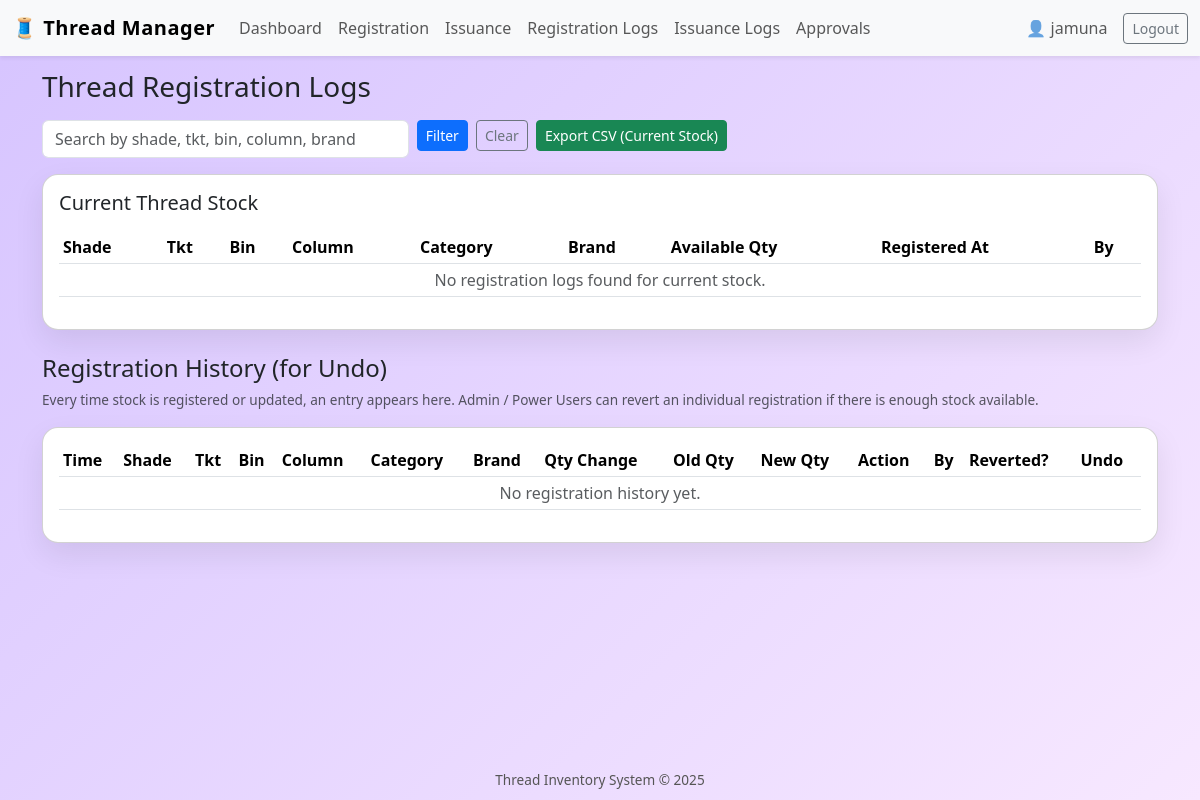
Before: /logs/registration/ (signed in) with the older database file.
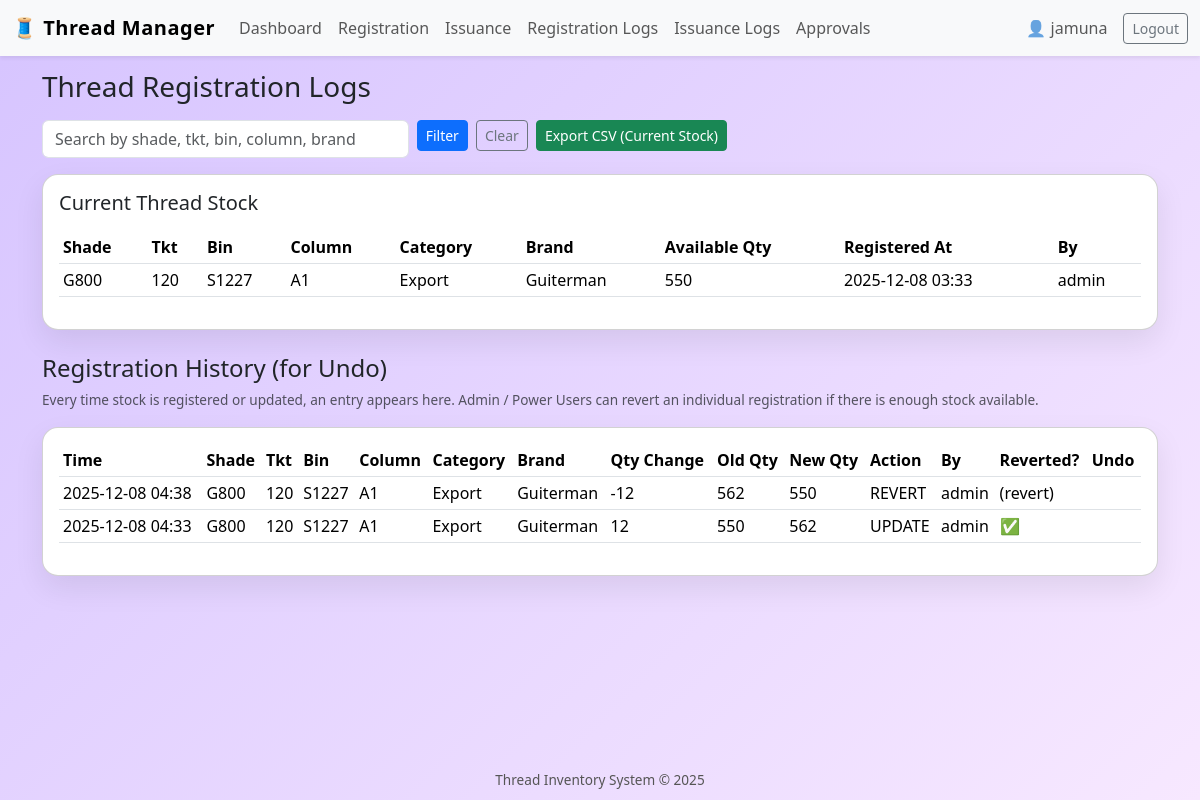
After: the same page with the newer database file.
### inventory/models.py (models this page shows, shortened)
class Thread(models.Model):
    CATEGORY_CHOICES = [
        ("DOMESTIC", "Domestic"),
        ("EXPORT", "Export"),
    ]
    registration_date = models.DateTimeField(auto_now_add=True)
    shade = models.CharField(max_length=100)
    tkt = models.CharField(max_length=100)
    bin_no = models.CharField(max_length=100)
    available_quantity = models.PositiveIntegerField()
    category = models.CharField(max_length=10, choices=CATEGORY_CHOICES)
    brand = models.CharField(max_length=100)
    column_name = models.CharField(max_length=100)
    created_by = models.ForeignKey(User, on_delete=models.SET_NULL, null=True)

class RegistrationLog(models.Model):
    ACTION_CHOICES = [
        ("CREATE", "Created new stock"),
        ("UPDATE", "Updated existing stock"),
        ("REVERT", "Reverted registration"),
    ]
    thread = models.ForeignKey(Thread, on_delete=models.CASCADE, related_name="registration_logs")
    shade = models.CharField(max_length=100)
    tkt = models.CharField(max_length=100)
    bin_no = models.CharField(max_length=100)
    column_name = models.CharField(max_length=100)
    category = models.CharField(max_length=10, choices=Thread.CATEGORY_CHOICES)
    brand = models.CharField(max_length=100)
    qty_change = models.IntegerField()
    old_quantity = models.IntegerField()
    new_quantity = models.IntegerField()
    action = models.CharField(max_length=10, choices=ACTION_CHOICES)
    is_reverted = models.BooleanField(default=False)
    reverted_from = models.ForeignKey(
        "self", null=True, blank=True, on_delete=models.SET_NULL
    )
    created_by = models.ForeignKey(User, null=True, blank=True, on_delete=models.SET_NULL)
    created_at = models.DateTimeField(auto_now_add=True)

### inventory/views.py (the view, shortened to what this page needs)
# urls.py: path("logs/registration/", views.registration_logs, name="registration_logs"),
@login_required
def registration_logs(request):
    q = request.GET.get("q", "").strip()
    threads = Thread.objects.all()
    threads = threads.order_by("-registration_date")
    reg_logs = RegistrationLog.objects.select_related("thread", "created_by")
    reg_logs = reg_logs.order_by("-created_at")
    can_revert = is_admin(request.user) or is_power(request.user)
    return render(request, "inventory/registration_logs.html", {
        "threads": threads,
        "reg_logs": reg_logs,
        "q": q,
        "can_revert": can_revert,
    })

### inventory/utils.py (called while the page is built)
def get_role(user):
    if hasattr(user, "profile"):
        return user.profile.role
    return None

def is_admin(user):
    return user.is_superuser or get_role(user) == "ADMIN"

def is_power(user):
    return get_role(user) == "POWER"

### templates/inventory/registration_logs.html (shortened to what the changed rows need)
{% extends "inventory/base.html" %}
{% block content %}
<div class="card card-soft">
    <div class="card-body">
        <div class="table-responsive">
            <table class="table table-sm align-middle resizable-table">
                <thead>
                    <tr>
                        <th>Shade</th>
                        <th>Tkt</th>
                        <th>Bin</th>
                        <th>Column</th>
                        <th>Category</th>
                        <th>Brand</th>
                        <th>Available Qty</th>
                        <th>Registered At</th>
                        <th>By</th>
                    </tr>
                </thead>
                <tbody>
                    {% for t in threads %}
                        <tr>
                            <td>{{ t.shade }}</td>
                            <td>{{ t.tkt }}</td>
                            <td>{{ t.bin_no }}</td>
                            <td>{{ t.column_name }}</td>
                            <td>{{ t.get_category_display }}</td>
                            <td>{{ t.brand }}</td>
                            <td>{{ t.available_quantity }}</td>
                            <td>{{ t.registration_date|date:"Y-m-d H:i" }}</td>
                            <td>{{ t.created_by.username|default:"-" }}</td>
                        </tr>
                    {% empty %}
                        <tr>
                            <td colspan="9" class="text-center text-muted">
                                No registration logs found for current stock.
                            </td>
                        </tr>
                    {% endfor %}
                </tbody>
            </table>
        </div>
    </div>
</div>
<br>
<div class="card card-soft">
    <div class="card-body">
        <div class="table-responsive">
            <table class="table table-sm align-middle resizable-table">
                <thead>
                    <tr>
                        <th>Time</th>
                        <th>Shade</th>
                        <th>Tkt</th>
                        <th>Bin</th>
                        <th>Column</th>
                        <th>Category</th>
                        <th>Brand</th>
                        <th>Qty Change</th>
                        <th>Old Qty</th>
                        <th>New Qty</th>
                        <th>Action</th>
                        <th>By</th>
                        <th>Reverted?</th>
                        <th>Undo</th>
                    </tr>
                </thead>
                <tbody>
                    {% for r in reg_logs %}
                        <tr>
                            <td>{{ r.created_at|date:"Y-m-d H:i" }}</td>
                            <td>{{ r.shade }}</td>
                            <td>{{ r.tkt }}</td>
                            <td>{{ r.bin_no }}</td>
                            <td>{{ r.column_name }}</td>
                            <td>{{ r.get_category_display }}</td>
                            <td>{{ r.brand }}</td>
                            <td>{{ r.qty_change }}</td>
                            <td>{{ r.old_quantity }}</td>
                            <td>{{ r.new_quantity }}</td>
                            <td>{{ r.action }}</td>
                            <td>{{ r.created_by.username|default:"-" }}</td>
                            <td>
                                {% if r.is_reverted %}
                                    ✅
                                {% elif r.action == "REVERT" %}
                                    (revert)
                                {% else %}
                                    -
                                {% endif %}
                            </td>
                            <td>
                            </td>
                        </tr>
                    {% empty %}
                        <tr>
                            <td colspan="14" class="text-center text-muted">
                                No registration history yet.
                            </td>
                        </tr>
                    {% endfor %}
                </tbody>
            </table>
        </div>
    </div>
</div>
{% endblock %}

Changed rows visible on the page:
added Thread: shade "G800", tkt "120", bin_no "S1227", column_name "A1", category "Export", brand "Guiterman", available_quantity "550", registration_date "2025-12-08 03:33", created_by.username "admin"
added RegistrationLog: created_at "2025-12-08 04:38", shade "G800", tkt "120", bin_no "S1227", column_name "A1", category "Export", brand "Guiterman", qty_change "-12", old_quantity "562", new_quantity "550", action "REVERT", created_by.username "admin", is_reverted "(revert)"
added RegistrationLog: created_at "2025-12-08 04:33", shade "G800", tkt "120", bin_no "S1227", column_name "A1", category "Export", brand "Guiterman", qty_change "12", old_quantity "550", new_quantity "562", action "UPDATE", created_by.username "admin"
Other visible differences:
text no longer shown: "No registration logs found for current stock. No registration history yet."
